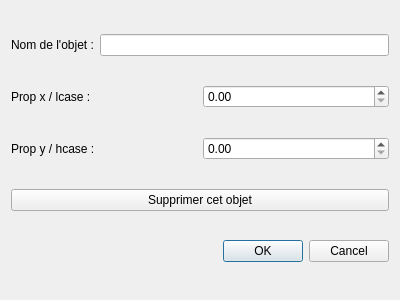
<?xml version="1.0" encoding="UTF-8"?>
<ui version="4.0">
 <class>EditerUnObjet</class>
 <widget class="QDialog" name="EditerUnObjet">
  <property name="geometry">
   <rect>
    <x>0</x>
    <y>0</y>
    <width>400</width>
    <height>300</height>
   </rect>
  </property>
  <property name="windowTitle">
   <string>Dialog</string>
  </property>
  <layout class="QVBoxLayout" name="verticalLayout">
   <item>
    <layout class="QHBoxLayout" name="lay_nom">
     <item>
      <widget class="QLabel" name="text_nom">
       <property name="text">
        <string>Nom de l'objet :</string>
       </property>
      </widget>
     </item>
     <item>
      <widget class="QLineEdit" name="nom">
       <property name="readOnly">
        <bool>false</bool>
       </property>
      </widget>
     </item>
    </layout>
   </item>
   <item>
    <layout class="QHBoxLayout" name="lay_propx">
     <item>
      <widget class="QLabel" name="text_propx">
       <property name="text">
        <string>Prop x / lcase :</string>
       </property>
      </widget>
     </item>
     <item>
      <widget class="QDoubleSpinBox" name="propx">
       <property name="toolTip">
        <string>peut être avec des accents, espaces.</string>
       </property>
      </widget>
     </item>
    </layout>
   </item>
   <item>
    <layout class="QHBoxLayout" name="lay_propy">
     <item>
      <widget class="QLabel" name="text_propy">
       <property name="text">
        <string>Prop y / hcase :</string>
       </property>
      </widget>
     </item>
     <item>
      <widget class="QDoubleSpinBox" name="propy"/>
     </item>
    </layout>
   </item>
   <item>
    <widget class="QPushButton" name="supprimer">
     <property name="text">
      <string>Supprimer cet objet</string>
     </property>
    </widget>
   </item>
   <item>
    <widget class="QDialogButtonBox" name="lesboutons">
     <property name="orientation">
      <enum>Qt::Horizontal</enum>
     </property>
     <property name="standardButtons">
      <set>QDialogButtonBox::Cancel|QDialogButtonBox::Ok</set>
     </property>
    </widget>
   </item>
  </layout>
 </widget>
 <resources/>
 <connections>
  <connection>
   <sender>lesboutons</sender>
   <signal>accepted()</signal>
   <receiver>EditerUnObjet</receiver>
   <slot>accept()</slot>
   <hints>
    <hint type="sourcelabel">
     <x>248</x>
     <y>254</y>
    </hint>
    <hint type="destinationlabel">
     <x>157</x>
     <y>274</y>
    </hint>
   </hints>
  </connection>
  <connection>
   <sender>lesboutons</sender>
   <signal>rejected()</signal>
   <receiver>EditerUnObjet</receiver>
   <slot>reject()</slot>
   <hints>
    <hint type="sourcelabel">
     <x>316</x>
     <y>260</y>
    </hint>
    <hint type="destinationlabel">
     <x>286</x>
     <y>274</y>
    </hint>
   </hints>
  </connection>
 </connections>
</ui>
